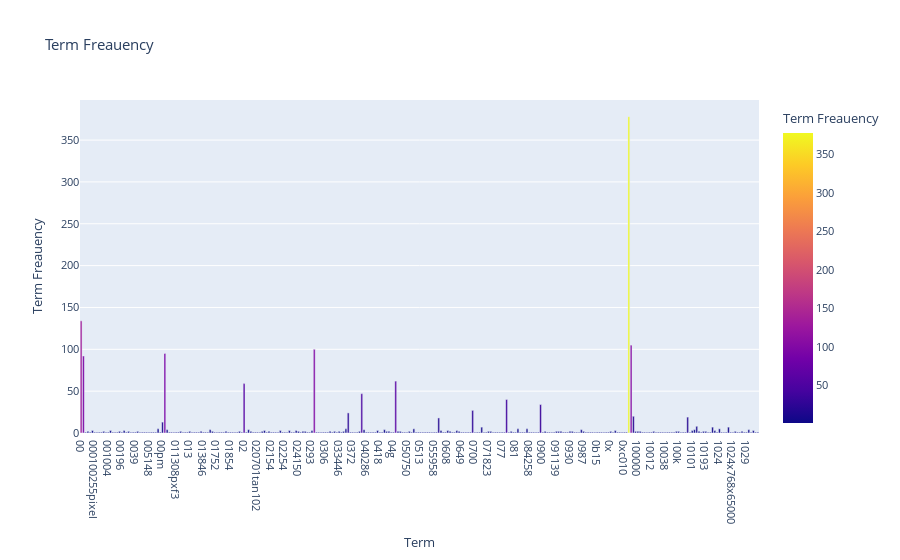

This figure's notebook cell:
### Code cell
fig = px.bar(df, x='Term', y='Term Freauency',
             hover_data=['Term', 'Term Freauency'], color='Term Freauency',
             title='Term Freauency'
            )
fig.update_layout(font_size=11)
fig.show()

### Figure 1 — Plotly figure (JSON) as saved in the notebook; plotly's stock layout.template omitted (floating-point values rounded to 4 significant figures; data arrays with more than 128 entries replaced by an {"elided": "..."} marker saying what was removed)
{"data": [{"alignmentgroup": "True", "hovertemplate": "Term=%{x}<br>Term Freauency=%{marker.color}<extra></extra>", "legendgroup": "", "marker": {"color": {"elided": "300 int values"}, "coloraxis": "coloraxis", "pattern": {"shape": ""}}, "name": "", "offsetgroup": "", "orientation": "v", "showlegend": false, "textposition": "auto", "type": "bar", "x": {"elided": "300 str values"}, "xaxis": "x", "y": {"elided": "300 int values"}, "yaxis": "y"}], "layout": {"barmode": "relative", "coloraxis": {"colorbar": {"title": {"text": "Term Freauency"}}, "colorscale": [[0, "#0d0887"], [0.1111, "#46039f"], [0.2222, "#7201a8"], [0.3333, "#9c179e"], [0.4444, "#bd3786"], [0.5556, "#d8576b"], [0.6667, "#ed7953"], [0.7778, "#fb9f3a"], [0.8889, "#fdca26"], [1, "#f0f921"]]}, "font": {"size": 11}, "legend": {"tracegroupgap": 0}, "title": {"text": "Term Freauency"}, "xaxis": {"anchor": "y", "domain": [0, 1], "title": {"text": "Term"}}, "yaxis": {"anchor": "x", "domain": [0, 1], "title": {"text": "Term Freauency"}}}}
